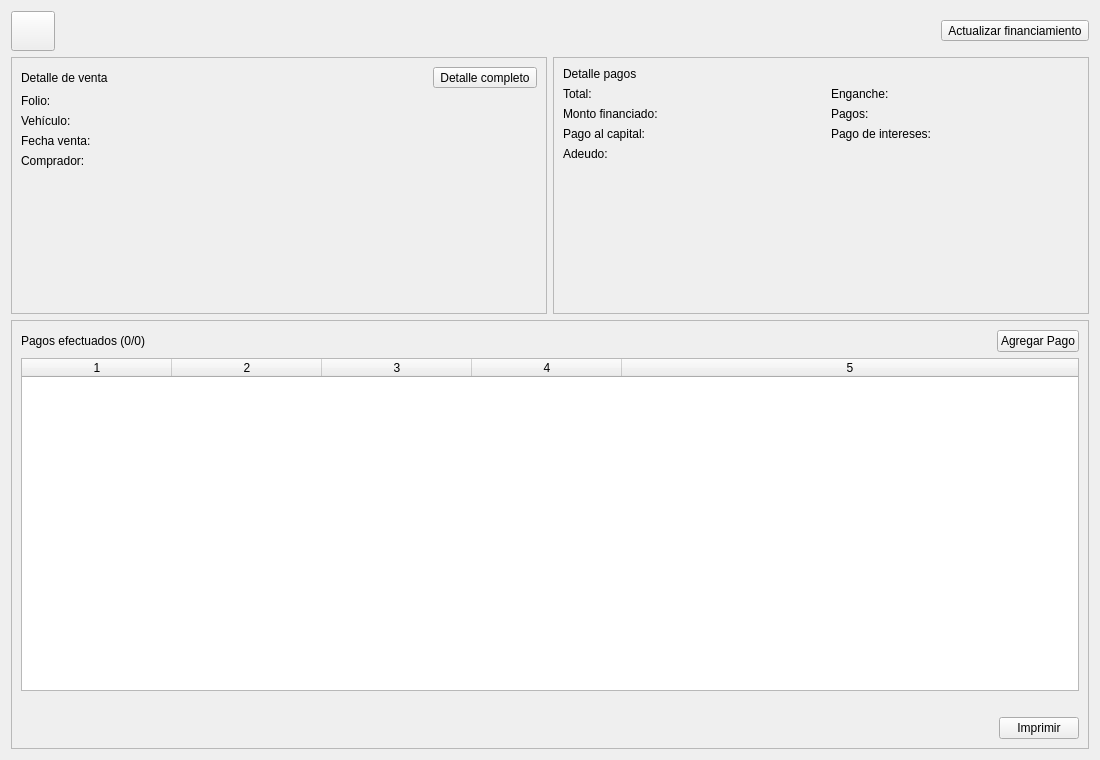
<?xml version="1.0" encoding="UTF-8"?>
<ui version="4.0">
 <class>SaleDetails</class>
 <widget class="QWidget" name="SaleDetails">
  <property name="geometry">
   <rect>
    <x>0</x>
    <y>0</y>
    <width>1100</width>
    <height>760</height>
   </rect>
  </property>
  <layout class="QVBoxLayout" name="mainLayout" stretch="0,3,5">
   <item>
    <layout class="QHBoxLayout" name="topBarLayout">
     <item>
      <widget class="QPushButton" name="backButton">
       <property name="minimumSize">
        <size>
         <width>44</width>
         <height>40</height>
        </size>
       </property>
       <property name="text">
        <string/>
       </property>
       <property name="icon">
        <iconset resource="../../../../resources/Resources.qrc">
         <normaloff>:/icons/back-arrow.svg</normaloff>:/icons/back-arrow.svg</iconset>
       </property>
       <property name="class" stdset="0">
        <string notr="true">secondary</string>
       </property>
      </widget>
     </item>
     <item>
      <spacer name="topBarSpacer">
       <property name="orientation">
        <enum>Qt::Orientation::Horizontal</enum>
       </property>
       <property name="sizeHint" stdset="0">
        <size>
         <width>40</width>
         <height>20</height>
        </size>
       </property>
      </spacer>
     </item>
     <item>
      <widget class="QToolButton" name="updateFinancingButton">
       <property name="text">
        <string>Actualizar financiamiento</string>
       </property>
       <property name="icon">
        <iconset resource="../../../../resources/Resources.qrc">
         <normaloff>:/icons/edit.svg</normaloff>:/icons/edit.svg</iconset>
       </property>
       <property name="toolButtonStyle">
        <enum>Qt::ToolButtonStyle::ToolButtonTextBesideIcon</enum>
       </property>
       <property name="class" stdset="0">
        <string>secondary</string>
       </property>
      </widget>
     </item>
    </layout>
   </item>
   <item>
    <layout class="QHBoxLayout" name="summaryLayout" stretch="1,1">
     <item>
      <widget class="QFrame" name="saleCard">
       <property name="frameShape">
        <enum>QFrame::Shape::StyledPanel</enum>
       </property>
       <property name="frameShadow">
        <enum>QFrame::Shadow::Plain</enum>
       </property>
       <property name="class" stdset="0">
        <string notr="true">navBar</string>
       </property>
       <layout class="QVBoxLayout" name="saleCardLayout">
        <item>
         <layout class="QHBoxLayout" name="saleCardTitleLayout">
          <item>
           <widget class="QLabel" name="saleTitle">
            <property name="text">
             <string>Detalle de venta</string>
            </property>
            <property name="class" stdset="0">
             <string notr="true">h1</string>
            </property>
           </widget>
          </item>
          <item>
           <spacer name="saleTitleSpacer">
            <property name="orientation">
             <enum>Qt::Orientation::Horizontal</enum>
            </property>
            <property name="sizeHint" stdset="0">
             <size>
              <width>20</width>
              <height>20</height>
             </size>
            </property>
           </spacer>
          </item>
          <item>
           <widget class="QToolButton" name="detailsCompleteButton">
            <property name="text">
             <string>Detalle completo</string>
            </property>
            <property name="icon">
             <iconset resource="../../../../resources/Resources.qrc">
              <normaloff>:/icons/popup-link-icon.svg</normaloff>:/icons/popup-link-icon.svg</iconset>
            </property>
            <property name="iconSize">
             <size>
              <width>16</width>
              <height>16</height>
             </size>
            </property>
            <property name="toolButtonStyle">
             <enum>Qt::ToolButtonStyle::ToolButtonTextUnderIcon</enum>
            </property>
            <property name="autoRaise">
             <bool>false</bool>
            </property>
            <property name="arrowType">
             <enum>Qt::ArrowType::NoArrow</enum>
            </property>
            <property name="class" stdset="0">
             <string>secondary</string>
            </property>
           </widget>
          </item>
         </layout>
        </item>
        <item>
         <layout class="QGridLayout" name="saleInfoLayout" columnstretch="0,1">
          <property name="horizontalSpacing">
           <number>25</number>
          </property>
          <item row="0" column="0">
           <widget class="QLabel" name="saleFolioLabel">
            <property name="text">
             <string>Folio:</string>
            </property>
           </widget>
          </item>
          <item row="0" column="1">
           <widget class="QLabel" name="saleFolioValue">
            <property name="text">
             <string/>
            </property>
           </widget>
          </item>
          <item row="1" column="0">
           <widget class="QLabel" name="vehicleLabel">
            <property name="text">
             <string>Vehículo:</string>
            </property>
           </widget>
          </item>
          <item row="1" column="1">
           <widget class="QLabel" name="vehicleValue">
            <property name="text">
             <string/>
            </property>
           </widget>
          </item>
          <item row="2" column="0">
           <widget class="QLabel" name="saleDateLabel">
            <property name="text">
             <string>Fecha venta:</string>
            </property>
           </widget>
          </item>
          <item row="2" column="1">
           <widget class="QLabel" name="saleDateValue">
            <property name="text">
             <string/>
            </property>
           </widget>
          </item>
          <item row="3" column="0">
           <widget class="QLabel" name="buyerLabel">
            <property name="text">
             <string>Comprador:</string>
            </property>
           </widget>
          </item>
          <item row="3" column="1">
           <widget class="QLabel" name="buyerValue">
            <property name="text">
             <string/>
            </property>
           </widget>
          </item>
         </layout>
        </item>
        <item>
         <spacer name="saleCardBottomSpacer">
          <property name="orientation">
           <enum>Qt::Orientation::Vertical</enum>
          </property>
          <property name="sizeHint" stdset="0">
           <size>
            <width>20</width>
            <height>10</height>
           </size>
          </property>
         </spacer>
        </item>
       </layout>
      </widget>
     </item>
     <item>
      <widget class="QFrame" name="paymentsCard">
       <property name="frameShape">
        <enum>QFrame::Shape::StyledPanel</enum>
       </property>
       <property name="frameShadow">
        <enum>QFrame::Shadow::Plain</enum>
       </property>
       <property name="class" stdset="0">
        <string notr="true">navBar</string>
       </property>
       <layout class="QVBoxLayout" name="paymentsCardLayout">
        <item>
         <widget class="QLabel" name="paymentsSummaryTitle">
          <property name="text">
           <string>Detalle pagos</string>
          </property>
          <property name="class" stdset="0">
           <string notr="true">h1</string>
          </property>
         </widget>
        </item>
        <item>
         <layout class="QGridLayout" name="paymentSummaryLayout" columnstretch="0,1,0,1">
          <property name="horizontalSpacing">
           <number>25</number>
          </property>
          <item row="0" column="0">
           <widget class="QLabel" name="totalLabel">
            <property name="text">
             <string>Total:</string>
            </property>
           </widget>
          </item>
          <item row="0" column="1">
           <widget class="QLabel" name="totalValue">
            <property name="text">
             <string/>
            </property>
           </widget>
          </item>
          <item row="0" column="2">
           <widget class="QLabel" name="downPaymentLabel">
            <property name="text">
             <string>Enganche:</string>
            </property>
           </widget>
          </item>
          <item row="0" column="3">
           <widget class="QLabel" name="downPaymentValue">
            <property name="text">
             <string/>
            </property>
           </widget>
          </item>
          <item row="1" column="0">
           <widget class="QLabel" name="amountToFinanceLabel">
            <property name="text">
             <string>Monto financiado:</string>
            </property>
           </widget>
          </item>
          <item row="1" column="1">
           <widget class="QLabel" name="amountToFinanceValue">
            <property name="text">
             <string/>
            </property>
           </widget>
          </item>
          <item row="1" column="2">
           <widget class="QLabel" name="paidLabel">
            <property name="text">
             <string>Pagos:</string>
            </property>
           </widget>
          </item>
          <item row="1" column="3">
           <widget class="QLabel" name="paidValue">
            <property name="text">
             <string/>
            </property>
           </widget>
          </item>
          <item row="2" column="0">
           <widget class="QLabel" name="capitalPaidLabel">
            <property name="text">
             <string>Pago al capital:</string>
            </property>
           </widget>
          </item>
          <item row="2" column="1">
           <widget class="QLabel" name="capitalPaidValue">
            <property name="text">
             <string/>
            </property>
           </widget>
          </item>
          <item row="2" column="2">
           <widget class="QLabel" name="interestPaidLabel">
            <property name="text">
             <string>Pago de intereses:</string>
            </property>
           </widget>
          </item>
          <item row="2" column="3">
           <widget class="QLabel" name="interestPaidValue">
            <property name="text">
             <string/>
            </property>
           </widget>
          </item>
          <item row="3" column="0">
           <widget class="QLabel" name="balanceDueLabel">
            <property name="text">
             <string>Adeudo:</string>
            </property>
           </widget>
          </item>
          <item row="3" column="1">
           <widget class="QLabel" name="balanceDueValue">
            <property name="text">
             <string/>
            </property>
           </widget>
          </item>
         </layout>
        </item>
        <item>
         <spacer name="paymentsCardBottomSpacer">
          <property name="orientation">
           <enum>Qt::Orientation::Vertical</enum>
          </property>
          <property name="sizeHint" stdset="0">
           <size>
            <width>20</width>
            <height>10</height>
           </size>
          </property>
         </spacer>
        </item>
       </layout>
      </widget>
     </item>
    </layout>
   </item>
   <item>
    <widget class="QFrame" name="paymentScheduleCard">
     <property name="frameShape">
      <enum>QFrame::Shape::StyledPanel</enum>
     </property>
     <property name="frameShadow">
      <enum>QFrame::Shadow::Plain</enum>
     </property>
     <property name="class" stdset="0">
      <string notr="true">navBar</string>
     </property>
     <layout class="QVBoxLayout" name="scheduleLayout">
      <item>
       <layout class="QHBoxLayout" name="scheduleTitleLayout">
        <item>
         <widget class="QLabel" name="paymentsTitle">
          <property name="text">
           <string>Pagos efectuados (0/0)</string>
          </property>
          <property name="class" stdset="0">
           <string notr="true">h1</string>
          </property>
         </widget>
        </item>
        <item>
         <spacer name="scheduleTitleSpacer">
          <property name="orientation">
           <enum>Qt::Orientation::Horizontal</enum>
          </property>
          <property name="sizeHint" stdset="0">
           <size>
            <width>40</width>
            <height>20</height>
           </size>
          </property>
         </spacer>
        </item>
        <item>
         <widget class="QPushButton" name="addPaymentButton">
          <property name="text">
           <string>Agregar Pago</string>
          </property>
          <property name="class" stdset="0">
           <string notr="true">secondary</string>
          </property>
         </widget>
        </item>
       </layout>
      </item>
      <item>
       <widget class="QTableWidget" name="paymentsTable">
        <property name="sizeAdjustPolicy">
         <enum>QAbstractScrollArea::SizeAdjustPolicy::AdjustToContents</enum>
        </property>
        <property name="editTriggers">
         <set>QAbstractItemView::EditTrigger::NoEditTriggers</set>
        </property>
        <property name="alternatingRowColors">
         <bool>true</bool>
        </property>
        <property name="selectionBehavior">
         <enum>QAbstractItemView::SelectionBehavior::SelectRows</enum>
        </property>
        <property name="sortingEnabled">
         <bool>true</bool>
        </property>
        <property name="wordWrap">
         <bool>true</bool>
        </property>
        <property name="columnCount">
         <number>5</number>
        </property>
        <property name="supportedDragActions">
         <set>Qt::DropAction::CopyAction</set>
        </property>
        <attribute name="horizontalHeaderDefaultSectionSize">
         <number>150</number>
        </attribute>
        <attribute name="horizontalHeaderStretchLastSection">
         <bool>true</bool>
        </attribute>
        <attribute name="verticalHeaderStretchLastSection">
         <bool>false</bool>
        </attribute>
        <column/>
        <column/>
        <column/>
        <column/>
        <column/>
       </widget>
      </item>
      <item>
       <widget class="QLabel" name="errorLabel">
        <property name="textFormat">
         <enum>Qt::TextFormat::PlainText</enum>
        </property>
        <property name="wordWrap">
         <bool>true</bool>
        </property>
        <property name="class" stdset="0">
         <string notr="true">error-text</string>
        </property>
       </widget>
      </item>
      <item>
       <layout class="QHBoxLayout" name="footerLayout">
        <item>
         <spacer name="footerSpacer">
          <property name="orientation">
           <enum>Qt::Orientation::Horizontal</enum>
          </property>
          <property name="sizeHint" stdset="0">
           <size>
            <width>40</width>
            <height>20</height>
           </size>
          </property>
         </spacer>
        </item>
        <item>
         <widget class="QPushButton" name="printButton">
          <property name="text">
           <string>Imprimir</string>
          </property>
          <property name="class" stdset="0">
           <string notr="true">secondary</string>
          </property>
         </widget>
        </item>
       </layout>
      </item>
     </layout>
    </widget>
   </item>
  </layout>
 </widget>
 <resources>
  <include location="../../../../resources/Resources.qrc"/>
 </resources>
 <connections/>
</ui>
